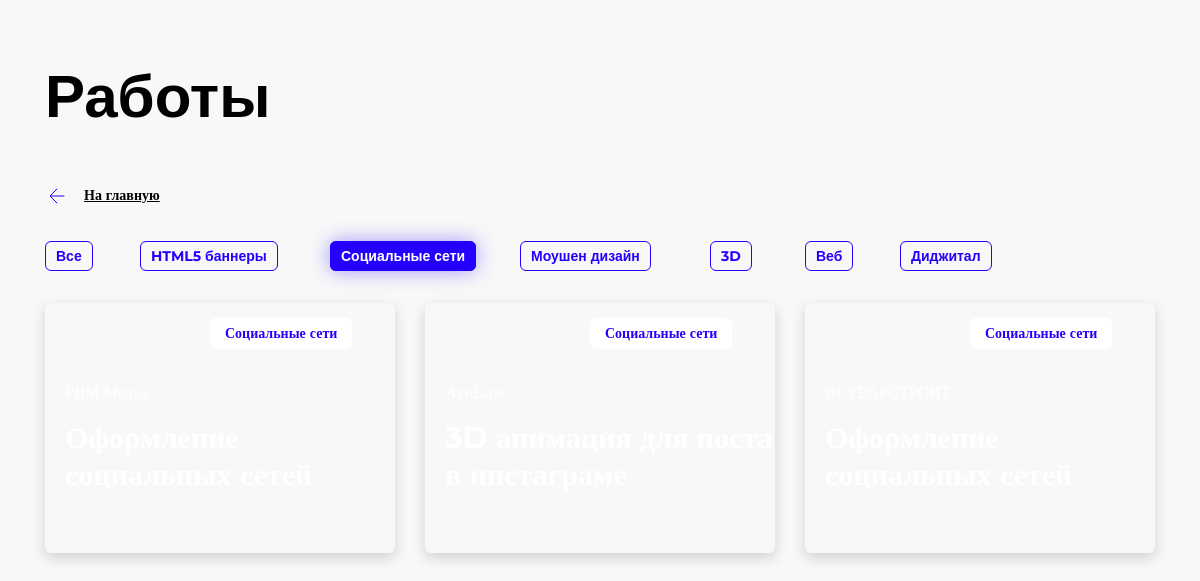
Before: /projects/viewsnprojects/ with the older database file.
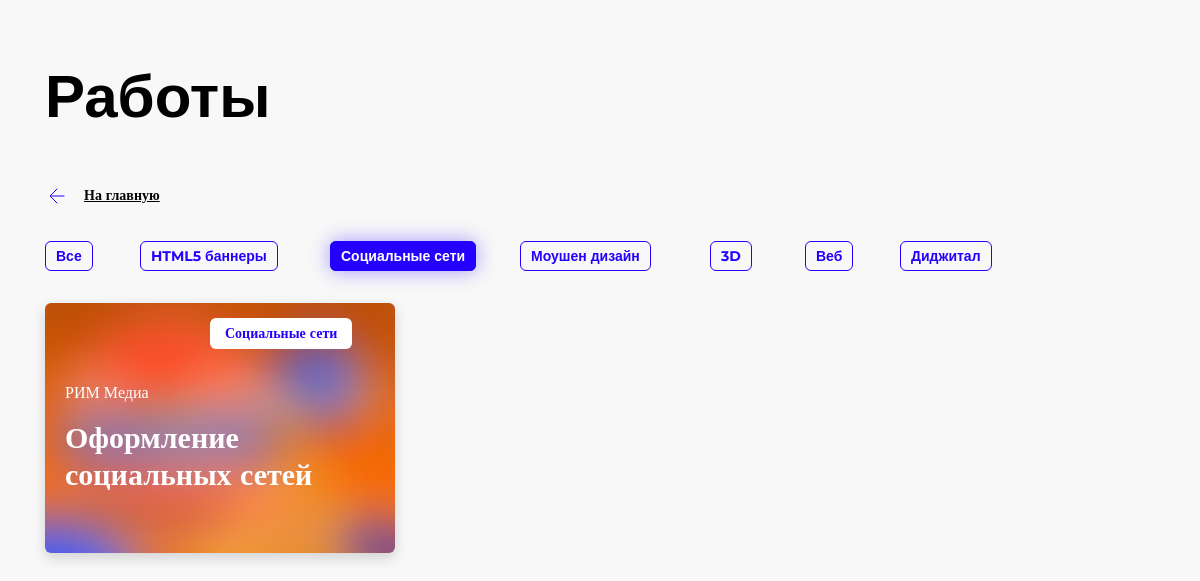
After: the same page with the newer database file.
### timurmakarov/apps/projects/models.py (models this page shows, shortened)
class Project(models.Model):
	project_client = models.CharField('Название компании', max_length = 48)
	project_title = models.CharField('Название проекта', max_length = 36)
	project_type = models.CharField('Тип проекта', max_length = 36)
	project_description = models.TextField('Описание проекта')
	project_body = models.TextField('Тело проекта')
	project_cover = models.ImageField('Обложка проекта', upload_to='upload')
	pub_date = models.DateTimeField('Дата публикации')
	content = MDTextField()
	class Meta:
		verbose_name = 'Проект'
		verbose_name_plural = 'Проекты'

### timurmakarov/apps/projects/views.py (the view)
# urls.py: path('viewsnprojects/', views.viewsnProjects, name = 'viewsnprojects'),
def viewsnProjects(request):
	snres = Project.objects.filter(project_type = "Социальные сети")
	return render(request, 'projects/socialnetwork.html', {'snres': snres})

### timurmakarov/apps/projects/templates/projects/socialnetwork.html (shortened to what this page needs)
<!DOCTYPE html>
<html lang="ru">
<head>
	<link rel="stylesheet" href="https://stackpath.bootstrapcdn.com/bootstrap/4.3.1/css/bootstrap.min.css">
</head>
<body>
	<div class="container">
		<div class="row">
			<div class="col-md-12">
				<h1>Работы</h1>
			</div>
		</div>
	</div>
	{% extends 'nav.html' %}
	{% block content %}
	<div class="container project">
		<div class="row project-item">
			{% if snres %}
			{% for a in snres %}
			<div class="col-md-4 solo-item__block" style="padding: 15px;">
				<div class="solo-item" style="background-image: url({{ a.project_cover.url }}); background-size: cover;">
					<div class="solo-item__badge">
						<p>{{ a.project_type }}</p>
					</div>
					<p class="project-card__name">{{ a.project_client }}</p>
					<p>{{ a.project_title }}</p>
					<a class="watch-solo-project__btn" href="{% url 'projects:about' a.id %}"
					style="color: white; display: block; height: 90%; width: 100%"></a>
				</div>
			</div>
			{% endfor %}
		</div>
	</div>
	{% else %}
	Проекты не найдены!
	{% endif %}
	{% endblock %}

Changed rows visible on the page:
removed Project: project_type "Социальные сети"
removed Project: project_type "Социальные сети"
removed Project: project_type "Социальные сети"
added Project: project_cover (picture), project_type "Социальные сети", project_client "РИМ Медиа", project_title "Оформление социальных сетей"
